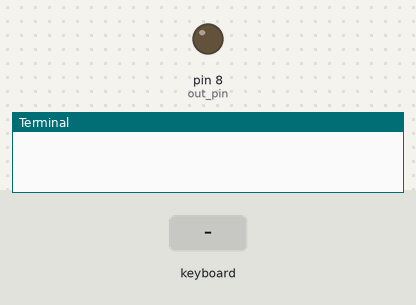
Simulated run of this program. Board: Raspberry Pi (header pin numbers). Parts: output pins drawn as LEDs (lit = HIGH), the last lines printed to the terminal. Inputs (shaded band) come from the test bench.

Above: at 1.2 s.
1.3 s: key "q" typed on the keyboard
At 1.37 s:
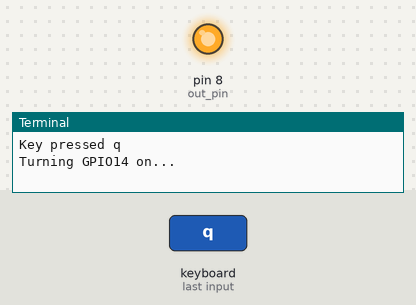
Timing chart, 0 to 4.3 s (numbered marks = the images above; inputs shaded):
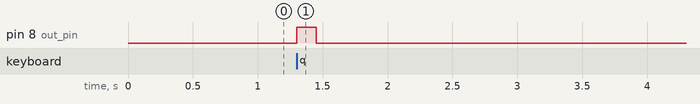

The program:

led_on_keypress.py
```python
import RPi.GPIO as GPIO
from pynput import keyboard

'''
    This script maps the GPIO14 pin on the RPi3B to the q key. When pressing q
    the pin is high, when not pressing q the pin is low.
'''

# Global vars
out_pin = 8             # The pin sending the current

# Configure GPIO
GPIO.setmode(GPIO.BOARD)
GPIO.setup(out_pin, GPIO.OUT, initial = GPIO.LOW)


def on_press(key):
    print "Key pressed", key.char

    if (key.char == "q"):
        print "Turning GPIO14 on..."
        GPIO.output(out_pin, GPIO.HIGH)
    return


def on_release(key):
    print "Key released", key.char

    if (key.char == "q"):
        print("Turning GPIO14 off...")
        GPIO.output(out_pin, GPIO.LOW)
    return

if __name__ == "__main__":
    with keyboard.Listener(
            on_press=on_press,
            on_release=on_release) as listener:
        listener.join()
```

Measured:
- after the input at 1.3 s, pin 8 (out_pin): LOW → HIGH at once, → LOW 0.15 s later
